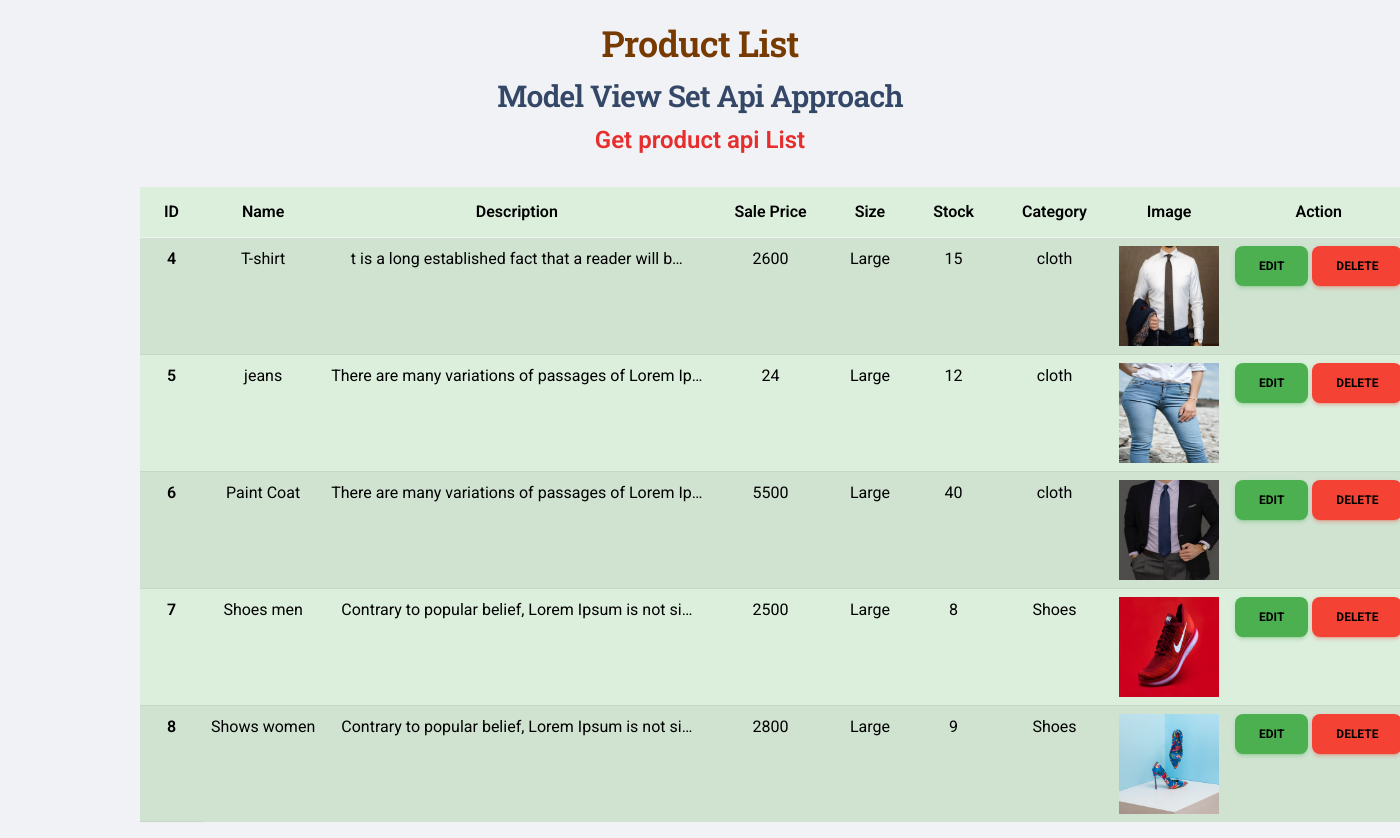
The app's page / (signed in), older data.
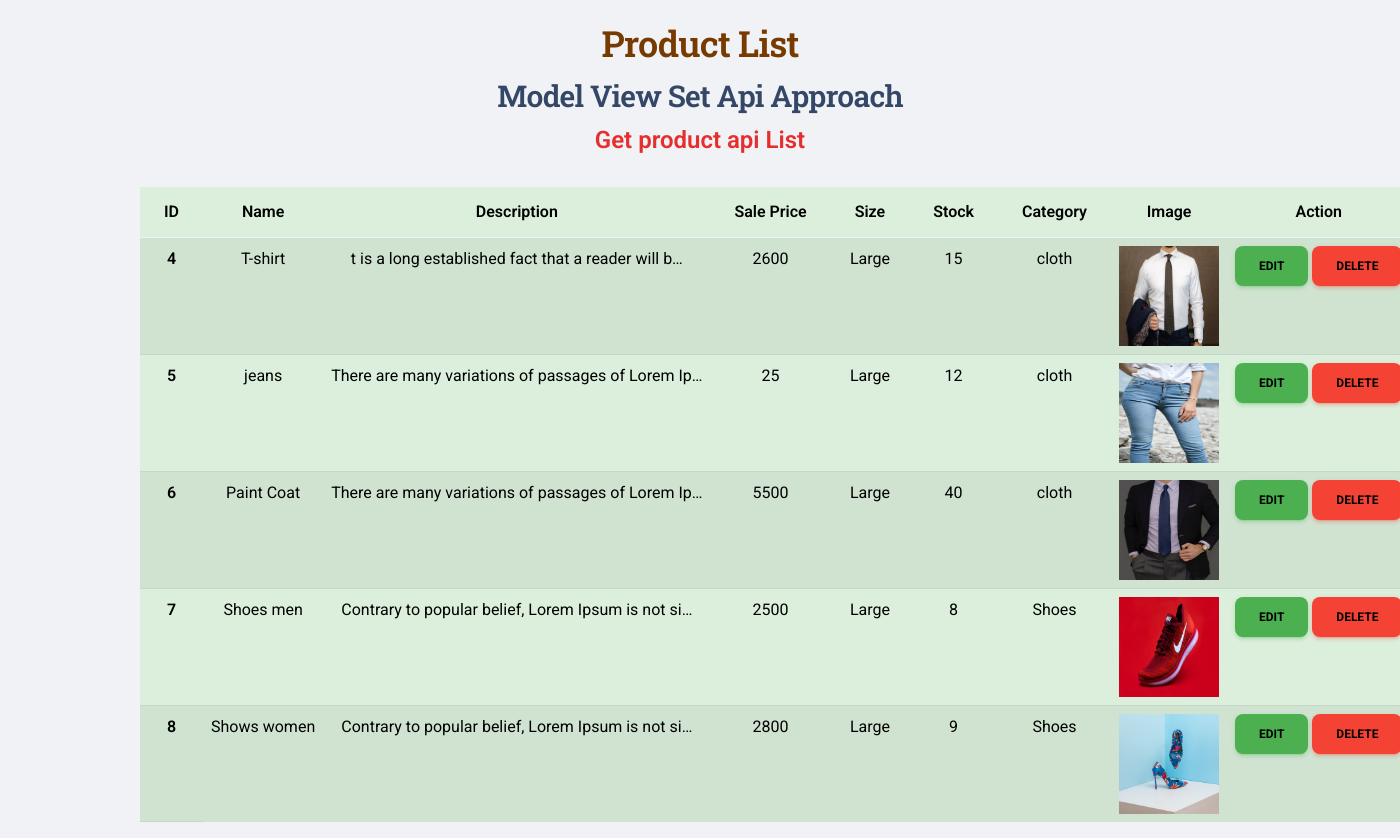
The same page, newer data.
### online_retailer/models.py (models this page shows, shortened)
class product(models.Model):
    P_brand= models.ForeignKey(brand, on_delete=models.CASCADE,default='1')
    pcate= models.ForeignKey(pcategory, on_delete=models.CASCADE,default='1')
    pname =models.CharField(max_length=50,verbose_name="Product")
    pdescription =models.TextField(max_length=500,verbose_name="Description")
    psalep=models.IntegerField(verbose_name="Selling Price")
    pdiscountp= models.IntegerField()
    psize=models.CharField(max_length=50,verbose_name="Size")
    product_stock= models.IntegerField()
    product_creation_date= models.DateField()
    photo=models.ImageField(upload_to='uploads/',default='default.jpg')

class pcategory(models.Model):
    c_name= models.CharField(max_length=50)
    c_description= models.TextField(max_length=500)
    thumbnail= models.ImageField(upload_to='uploads/',default='Category_default.jpg')

### online_retailer/views.py (the view)
# urls.py: path('', productList.as_view(),name="ho"),
@method_decorator(login_required, name="dispatch")
class productList(ListView):
    model = product

### online_retailer/templates/online_retailer/product_list.html (shortened to what this page needs)
 {% extends 'layouts/base-fullscreen.html' %}
 {% block content %}
 <div class="listProduct">
 <h2 class="text-center">Product List  </h2>
 <h3>Model View Set  Api Approach</h3>
 <h4><a href="/apimodelViewSet/track/" style="color:#e72e2e;"> Get product api List </a></h4>
    <table class="table table-success table-striped table-hover table_custom ">
      <thead>
        <tr>
          <th scope="">ID</th>
          <th scope="col">Name</th>
          <th scope="col">Description</th>
          <th scope="col">Sale price</th>
          <th scope="col">Size</th>
          <th scope="col">Stock</th>
          <th scope="col">Category</th>
          <th scope="col">Image</th>
          <th scope="col">Action</th>
        </tr>
      </thead>
      <tbody>
        {% for object in object_list %}
            <tr class="t_style">
              <th scope="row"class="t_style">{{object.id}}</th>
              <td class="t_style">{{object.pname}}</td>
              <td class="t_style">{{object.pdescription|truncatechars:50 }}</td>
              <td class="t_style">{{object.psalep}}</td>
              <td class="t_style">{{object.psize}}</td>
              <td class="t_style">{{object.product_stock}}</td>
              <td class="t_style">{{object.pcate.c_name}}</td>
              <td><img src="{{object.photo.url}}" alt="List image" style="width:100px; height:100px;"></td>
              <td>
                <a href="{% url 'Product_update' object.id %}" class="btn btn-success active" role="button" >Edit</a>
                <a href="{% url 'Product_delete' object.id %}" class="btn btn-danger active" >Delete</a></td>
            </tr>
          {%endfor%}
      </tbody>
    </table>
</div>
{% endblock content %}

### online_retailer/templates/layouts/base-fullscreen.html (shortened to what this page needs)
<!DOCTYPE html>
<html lang="en" itemscope itemtype="http://schema.org/WebPage">
<head>
  <link href="/static/assets/css/nucleo-icons.css" rel="stylesheet" />
  <link href="/static/assets/css/nucleo-svg.css" rel="stylesheet" />
  <link id="pagestyle" href="/static/assets/css/material-kit.css?v=3.0.0" rel="stylesheet" />
  <link id="pagestyle" href="/static/assets/css/custom.css" rel="stylesheet" />
</head>
<body class="{% block body_class %}{% endblock %} bg-gray-200">
  {% block content %}{% endblock content %}
</body>
</html>

### online_retailer/static/assets/css/custom.css (style rules this page uses)
h2 { color:rgb(119, 58, 1) }
.table_custom { margin-top:30px; width: 700px; margin-left:10%; }
.listProduct { padding-top: 20px; text-align: center; }

Row changes from the older to the newer data that the page shows:
changed product "jeans": psalep "24" → "25"
